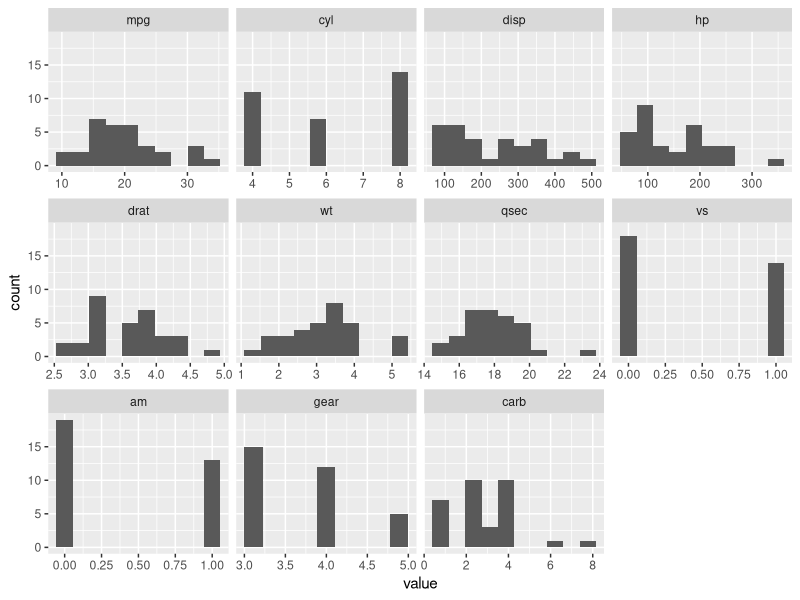
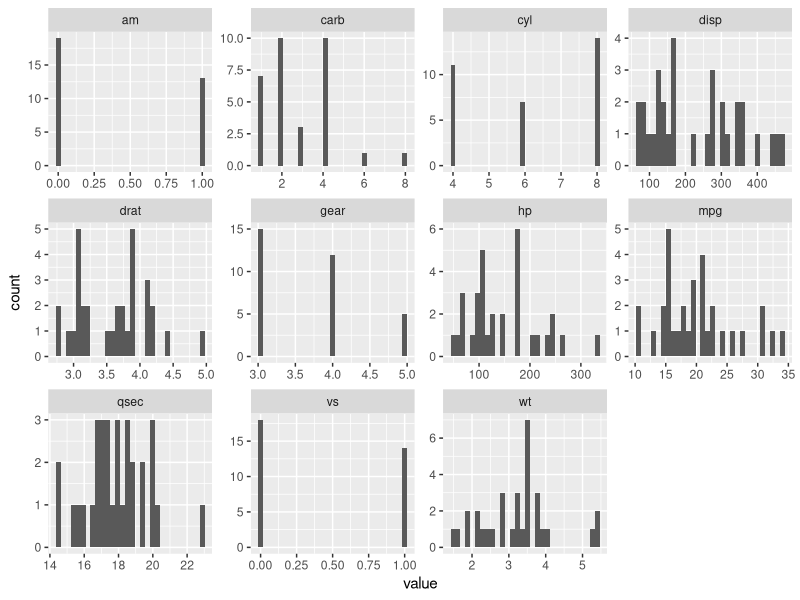
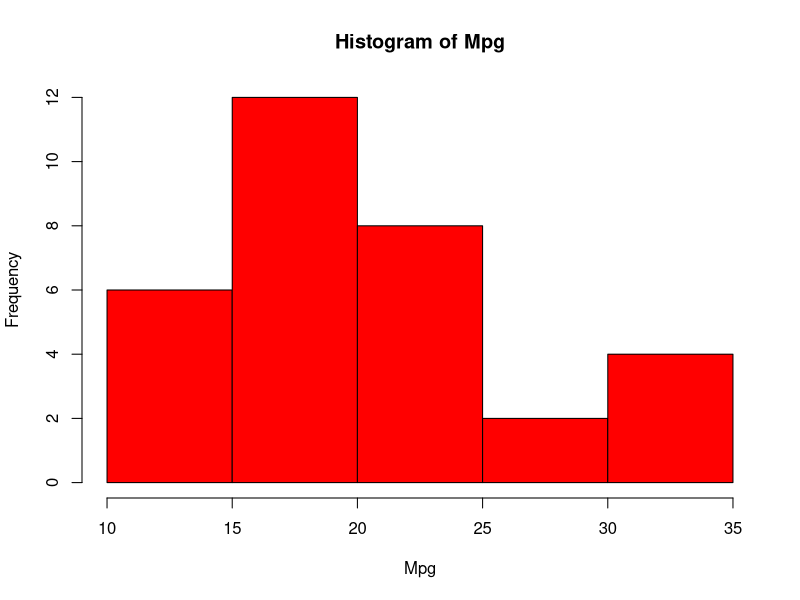
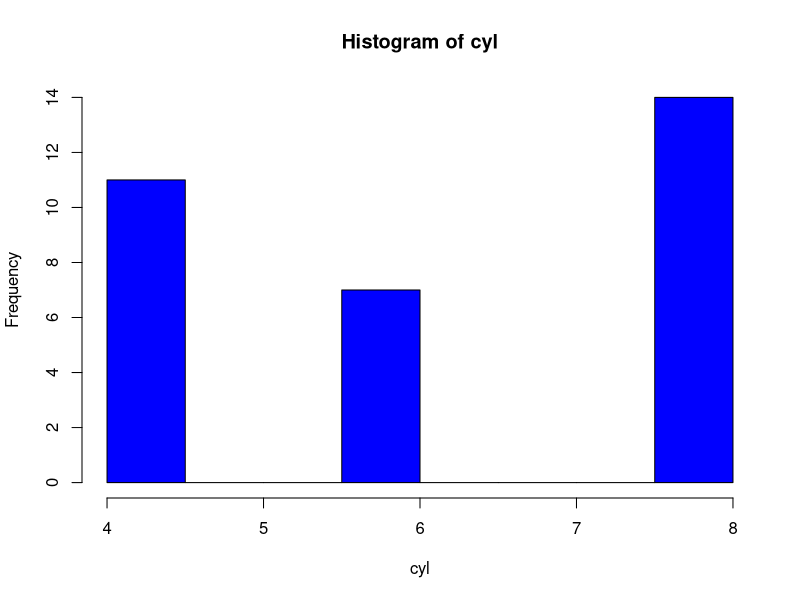
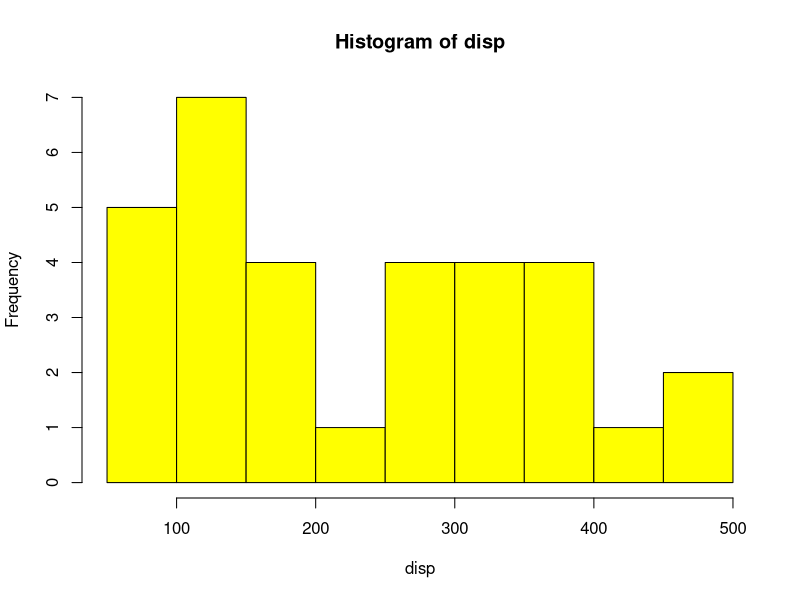
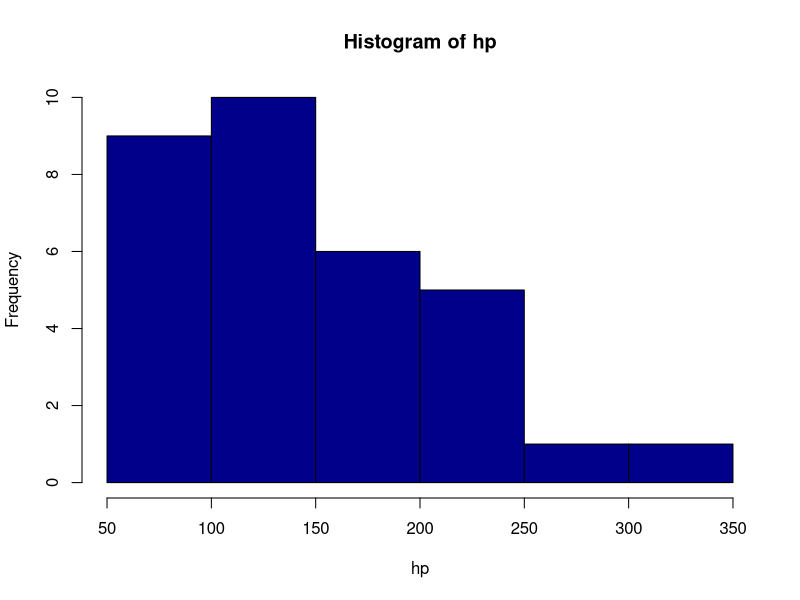
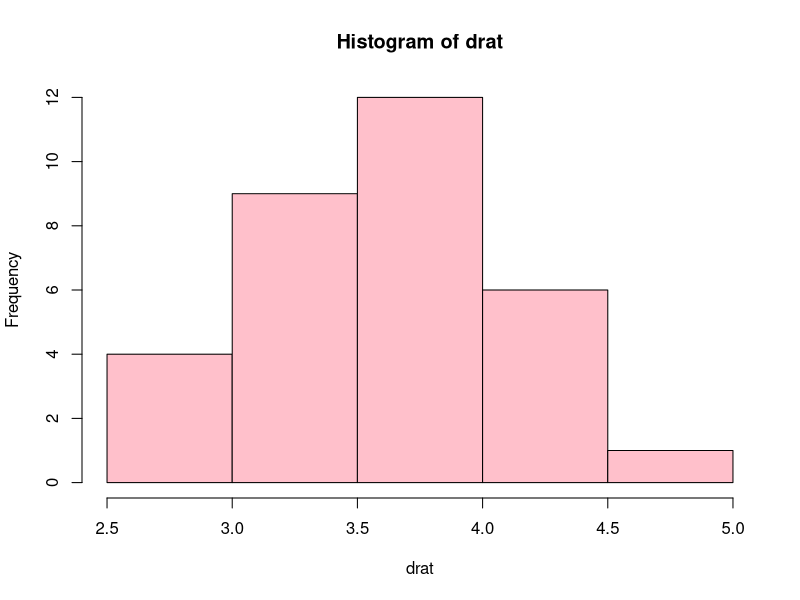
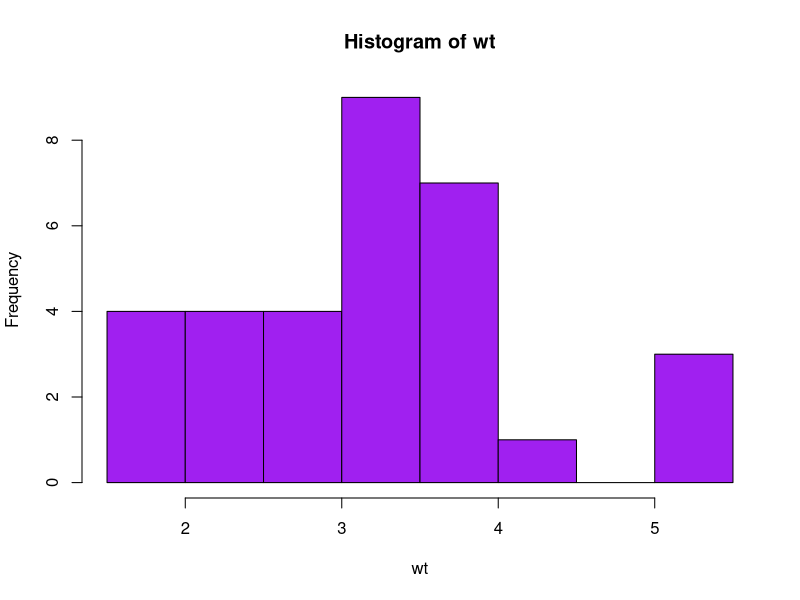

These figures' R source, in order:
#7.1
#1)Histogram for all variables in a dataset mtcars. Write a program to create histograms for all columns.
library(reshape2)
head(melt(mtcars))

library(ggplot2)
ggplot(data = melt(mtcars), mapping = aes(x = value)) + 
  geom_histogram(bins = 10) + facet_wrap(~variable, scales = 'free_x')

###### OR

install.packages("purrr")
install.packages("tidyr")
library(purrr)
library(tidyr)
library(ggplot2)

mtcars %>%
  keep(is.numeric) %>%
  gather() %>%
  ggplot(aes(value)) +
  facet_wrap(~ key,scales = "free") +
  geom_histogram()



#or it can be done individually 
#Histogram for all variables in a dataset mtcars
hist(mtcars$mpg ,xlab = "Mpg", ylab = "Frequency",main="Histogram of Mpg",col="red")
hist(mtcars$cyl ,xlab = "cyl", ylab = "Frequency",main="Histogram of cyl",col="blue")
hist(mtcars$disp ,xlab = "disp", ylab = "Frequency",main="Histogram of disp",col="yellow")
hist(mtcars$hp ,xlab = "hp", ylab = "Frequency",main="Histogram of hp",col="darkblue")
hist(mtcars$drat ,xlab = "drat", ylab = "Frequency",main="Histogram of drat",col="pink")
hist(mtcars$wt ,xlab = "wt", ylab = "Frequency",main="Histogram of wt",col="purple")
hist(mtcars$qsec ,xlab = "qsec", ylab = "Frequency",main="Histogram of qsec",col="blue")
hist(mtcars$vs ,xlab = "vs", ylab = "Frequency",main="Histogram of vs",col="green")
hist(mtcars$am ,xlab = "am", ylab = "Frequency",main="Histogram of am",col="grey")
hist(mtcars$gear ,xlab = "gear", ylab = "Frequency",main="Histogram of gear",col="blue")
hist(mtcars$carb ,xlab = "carb", ylab = "Frequency",main="Histogram of carb",col="red")



#2)Check the probability distribution of all variables in mtcars


library(ggplot2)

mtcars %>%
  keep(is.numeric) %>%
  gather() %>%
  ggplot(aes(value)) +
  facet_wrap(~ key,scales = "free") +
  stat_density()


#we can do using geom_density function

#or alternate way
#or just do freq=FALSE and  get the Probability Distribution/Density of our variables
hist(mtcars$mpg ,freq = F,xlab = "Mpg", ylab = "Probability Distribution/Density",main="Histogram of Mpg",col="red")
hist(mtcars$cyl ,freq = F,xlab = "cyl", ylab = "Probability Distribution/Density",main="Histogram of cyl",col="blue")
hist(mtcars$disp ,freq = F,xlab = "disp", ylab = "Probability Distribution/Density",main="Histogram of disp",col="yellow")
hist(mtcars$hp ,freq = F,xlab = "hp", ylab = "Probability Distribution/Density",main="Histogram of hp",col="darkblue")
hist(mtcars$drat ,freq = F,xlab = "drat", ylab = "Probability Distribution/Density",main="Histogram of drat",col="pink")
hist(mtcars$wt ,freq = F,xlab = "wt", ylab = "Probability Distribution/Density",main="Histogram of wt",col="purple")
hist(mtcars$qsec ,freq = F,xlab = "qsec", ylab = "Probability Distribution/Density",main="Histogram of qsec",col="blue")
hist(mtcars$vs ,freq = F,xlab = "vs", ylab = "Probability Distribution/Density",main="Histogram of vs",col="green")
hist(mtcars$am ,freq = F,xlab = "am", ylab = "Probability Distribution/Density",main="Histogram of am",col="grey")
hist(mtcars$gear ,freq = F,xlab = "gear", ylab = "Probability Distribution/Density",main="Histogram of gear",col="blue")
hist(mtcars$carb ,freq = F,xlab = "carb", ylab = "Probability Distribution/Density",main="Histogram of carb",col="red")


#Problem 3
#3. Write a program to create boxplot for all variables.



library(ggplot2)
library(reshape)
m1 <- melt(mtcars)
ggplot(m1,aes(x = variable,y = value)) + facet_wrap(~variable) + geom_boxplot()


#or it can be done individually

boxplot(mtcars$mpg ,xlab = "Box plot", ylab = "Mpg",main="Box plot of Mpg",horizontal = T,col="red")
boxplot(mtcars$cyl ,xlab = "Box plot", ylab = "cyl",main="Box plot of cyl",horizontal = T,col="blue")
boxplot(mtcars$disp ,xlab = "Box plot", ylab = "disp",main="Box plot of disp",horizontal = T,col="yellow")
boxplot(mtcars$hp ,xlab = "Box plot", ylab = "hp",main="Box plot of hp",horizontal = T,col="darkblue")
boxplot(mtcars$drat ,xlab = "Box plot", ylab = "drat",main="Box plot of drat",horizontal = T,col="pink")
boxplot(mtcars$wt ,xlab = "Box plot", ylab = "wt",main="Box plot of wt",horizontal = T,col="purple")
boxplot(mtcars$qsec ,xlab = "Box plot", ylab = "qsec",main="Box plot of qsec",horizontal = T,col="blue")
boxplot(mtcars$vs ,xlab = "Box plot", ylab = "vs",main="Box plot of vs",horizontal = T,col="green")
boxplot(mtcars$am ,xlab = "Box plot", ylab = "am",main="Box plot of am",horizontal = T,col="grey")
boxplot(mtcars$gear ,xlab = "Box plot", ylab = "gear",main="Box plot of gear",horizontal = T,col="blue")
boxplot(mtcars$carb ,xlab = "Box plot", ylab = "carb",main="Box plot of carb",horizontal = T,col="red")
